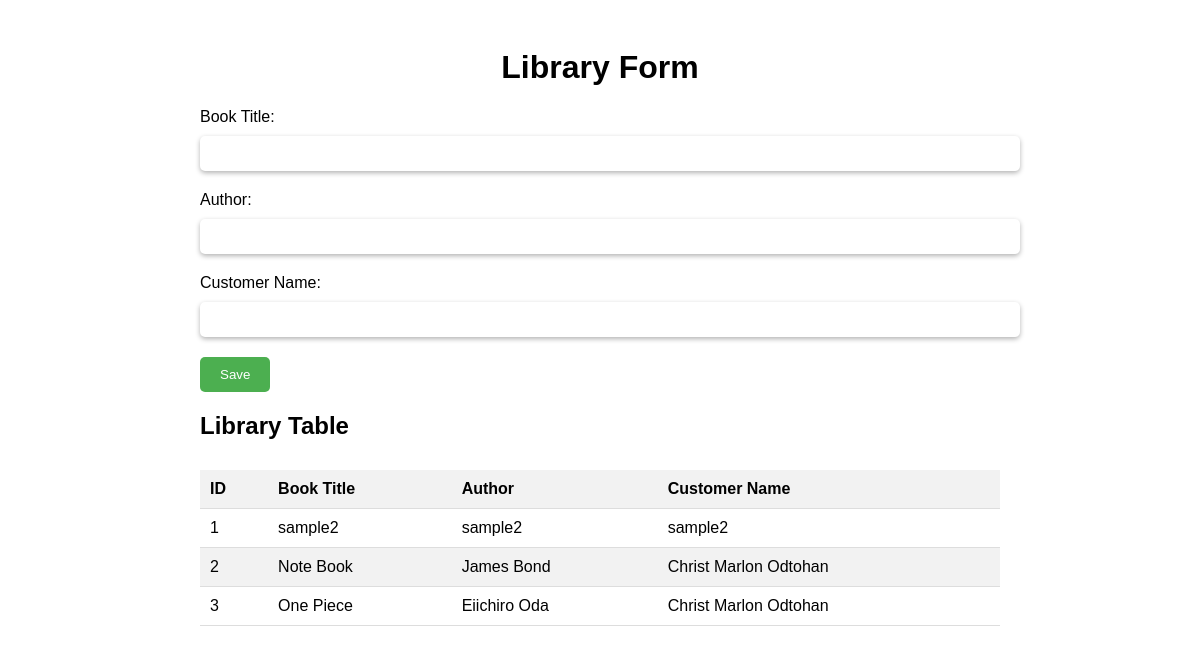
The page / on the database its author committed.
### tables this page shows
CREATE TABLE `library` (
  `id` int(11) UNSIGNED NOT NULL,
  `book_title` varchar(255) NOT NULL,
  `author` varchar(255) NOT NULL,
  `customer_name` varchar(255) NOT NULL
);

### index.php (the view, shortened to what this page needs)
<!DOCTYPE html>
<html>
<head>
    <link rel="stylesheet" type="text/css" href="style.css">
</head>
<body>
    <div class="container">
        <h1>Library Form</h1>
        <form action="save.php" method="POST">
            <label for="book_title">Book Title:</label>
            <input type="text" id="book_title" name="book_title" required>
            <label for="author">Author:</label>
            <input type="text" id="author" name="author" required>
            <label for="customer_name">Customer Name:</label>
            <input type="text" id="customer_name" name="customer_name" required>
            <input type="submit" value="Save">
        </form>
        <h2>Library Table</h2>
        <table class="library-table">
            <thead>
                <tr>
                    <th>ID</th>
                    <th>Book Title</th>
                    <th>Author</th>
                    <th>Customer Name</th>
                </tr>
            </thead>
			<tbody>
    			<?php
					$server = "localhost";
					$username = "root";
					$password = "";
					$dbname = "library";
					$conn = new mysqli($server, $username, $password, $dbname);
					$sql = "SELECT id, book_title, author, customer_name FROM library";
					$result = $conn->query($sql);
					if ($result->num_rows > 0) {
						while ($row = $result->fetch_assoc()) {
							echo "<tr>";
							echo "<td>" . $row["id"] . "</td>";
							echo "<td>" . $row["book_title"] . "</td>";
							echo "<td>" . $row["author"] . "</td>";
							echo "<td>" . $row["customer_name"] . "</td>";
							echo "</tr>";
						}
					} else {
						echo "<tr><td colspan='4'>0 results</td></tr>";
					}
				?>
			</tbody>
        </table>
    </div>
</body>
</html>

### style.css (style rules this page uses)
body { font-family: Arial, sans-serif; }
.container { max-width: 800px; margin: 0 auto; padding: 20px; }
h1 { text-align: center; }
form label { display: block; margin-bottom: 10px; }
form input[type="text"] { width: 100%; padding: 10px; margin-bottom: 20px; border: none; border-radius: 5px; box-shadow: 0 2px 5px rgba(0, 0, 0, 0.3); }
form input[type="submit"] { background-color: #4CAF50; color: white; padding: 10px 20px; border: none; border-radius: 5px; cursor: pointer; }
.library-table { width: 100%; border-collapse: collapse; margin-top: 30px; }
.library-table th, .library-table td { padding: 10px; text-align: left; border-bottom: 1px solid #ddd; }
.library-table th { background-color: #f2f2f2; font-weight: bold; }
.library-table tr:nth-child(even) { background-color: #f2f2f2; }

### rows shown on the page
library: id "1", book_title "sample2", author "sample2", customer_name "sample2"
library: id "2", book_title "Note Book", author "James Bond", customer_name "Christ Marlon Odtohan"
library: id "3", book_title "One Piece", author "Eiichiro Oda", customer_name "Christ Marlon Odtohan"
